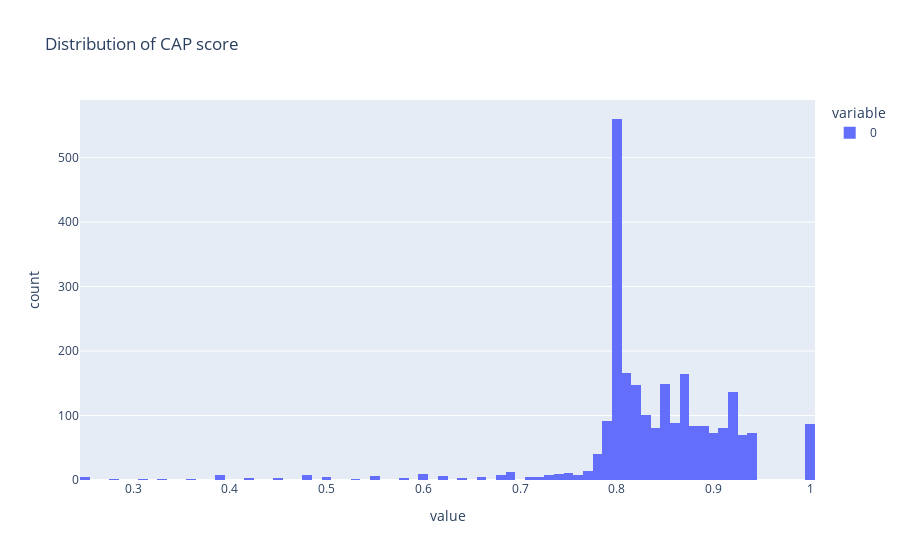

Notebook code for this chart:
### Code cell
fig = px.histogram(box, title="Distribution of CAP score")
fig.show()

### Figure 1 — Plotly figure (JSON) as saved in the notebook; plotly's stock layout.template omitted (floating-point values rounded to 4 significant figures; data arrays with more than 128 entries replaced by an {"elided": "..."} marker saying what was removed)
{"data": [{"alignmentgroup": "True", "bingroup": "x", "hovertemplate": "variable=0<br>value=%{x}<br>count=%{y}<extra></extra>", "legendgroup": "0", "marker": {"color": "#636efa"}, "name": "0", "offsetgroup": "0", "orientation": "v", "showlegend": true, "type": "histogram", "x": {"elided": "2423 float values"}, "xaxis": "x", "yaxis": "y"}], "layout": {"barmode": "relative", "legend": {"title": {"text": "variable"}, "tracegroupgap": 0}, "title": {"text": "Distribution of CAP score"}, "xaxis": {"anchor": "y", "domain": [0, 1], "title": {"text": "value"}}, "yaxis": {"anchor": "x", "domain": [0, 1], "title": {"text": "count"}}}}
